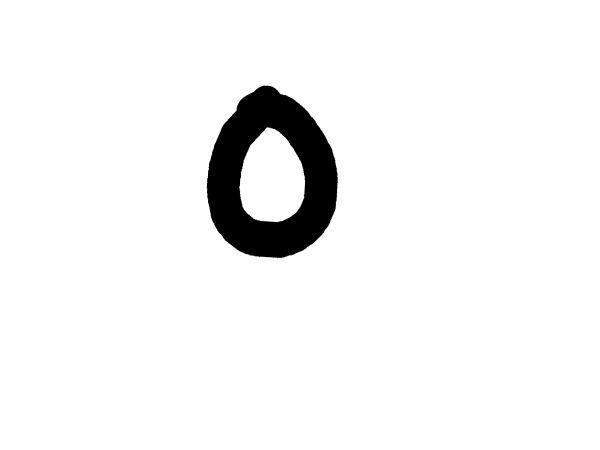
#> input picture image/0/0.004.2.augmented.png, 1200 x 900 px (shown at 1/2 size); its folder holds 3 pictures in this run
$ jupyter execute --allow-errors digit_recognition.ipynb
#> lines starting #> are read from the running program, lines starting #| are printed output that depends on the picture
### 4 steps to complete
1. Screen Capture
2. Generate data set and load it
3. fill the model with SVC and calculate it
4. prediction the digit drawn in paint

[cell 1]
import time
import pyscreenshot as ImageGrab

[cell 2]
image_folder='image/0/'
#> (the rest of this cell did not finish here and is left out)

[cell 3]
image_folder='image/1/'
#> (the rest of this cell did not finish here and is left out)

[cell 4]
image_folder='image/2/'
#> (the rest of this cell did not finish here and is left out)

[cell 5]
image_folder='image/3/'
#> (the rest of this cell did not finish here and is left out)

[cell 6]
image_folder='image/4/'
#> (the rest of this cell did not finish here and is left out)

[cell 7]
image_folder='image/5/'
#> (the rest of this cell did not finish here and is left out)

[cell 8]
image_folder='image/6/'
#> (the rest of this cell did not finish here and is left out)

[cell 9]
image_folder='image/7/'
#> (the rest of this cell did not finish here and is left out)

[cell 10]
image_folder='image/8/'
#> (the rest of this cell did not finish here and is left out)

[cell 11]
image_folder='image/9/'
#> (the rest of this cell did not finish here and is left out)

[cell 12]
from PIL import Image
#> (the rest of this cell did not finish here and is left out)

## Generate Dataset

[cell 13]
import cv2
import csv
import glob
header=["label"]
#> header = ['label']
for i in range(0,4096):
    header.append("pixel"+str(i))
#> after the loop, header = 4097 items, first 6: 'label', 'pixel0', 'pixel1', 'pixel2', 'pixel3', 'pixel4'
with open('digit_recognition.csv', 'a') as f:
    writer = csv.writer(f)
    writer.writerow(header)
for level in range(10):
    image = "image/"

    dirList=glob.glob(image+str(level)+"/*.png")
    for img_path in dirList:
        im=cv2.imread(img_path)
#> im is the input picture: shape (900, 1200, 3); min 0, max 255, mean 243.3
        im_grey=cv2.cvtColor(im,cv2.COLOR_BGR2GRAY)
        im_grey=cv2.GaussianBlur(im_grey,(15,15),0)
        roi=cv2.resize(im_grey,(64,64),interpolation=cv2.INTER_CUBIC)
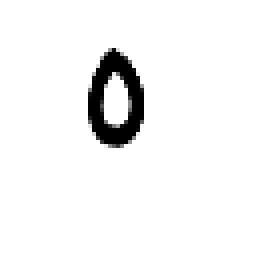
#> roi: shape (64, 64) (shown 4 times larger); min 0, max 255, mean 243.1
        # cv2.imshow(roi)
        # cv2.waitKey(0)
        # cv2.destroyAllWindows()
        data=[]
        data.append(level)
        rows,cols=roi.shape
#> rows = 64; cols = 64
        # print(rows,cols)
        for i in range(rows):
            for j in range(cols):
                k=roi[i,j]
                if k<100:
                   k = 0
                else:
                    k = 1
                data.append(k)
#> after the loop, data = 4097 values, max 1 at index 1, min 0 at index 0, mean 0.955
        with open('digit_recognition.csv', 'a') as f:
              writer = csv.writer(f)
              writer.writerow(data)
#> pass 2 of the loop `for level in range(10):`:
#> image = 'image/'
#> dirList = ['image/1/1.008.1.augmented.png']
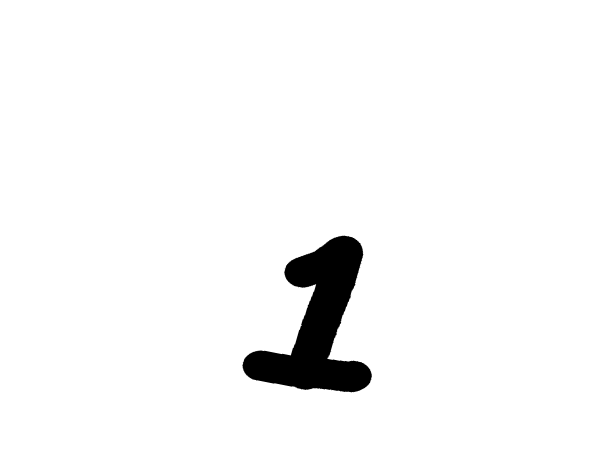
#> input picture image/1/1.008.1.augmented.png, 1200 x 900 px (shown at 1/2 size)
#> im is the input picture: shape (900, 1200, 3); min 0, max 255, mean 246.2
#> `roi=cv2.resize(im_grey,(64,64),interpolation=cv2.INTER_CUBIC)`:
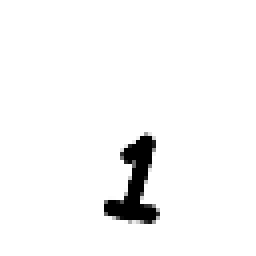
#> roi: shape (64, 64) (shown 4 times larger); min 0, max 255, mean 246.2
#> after the loop `for i in range(rows):`: data = 4097 values, max 1 at index 0, min 0 at index 2212, mean 0.967
